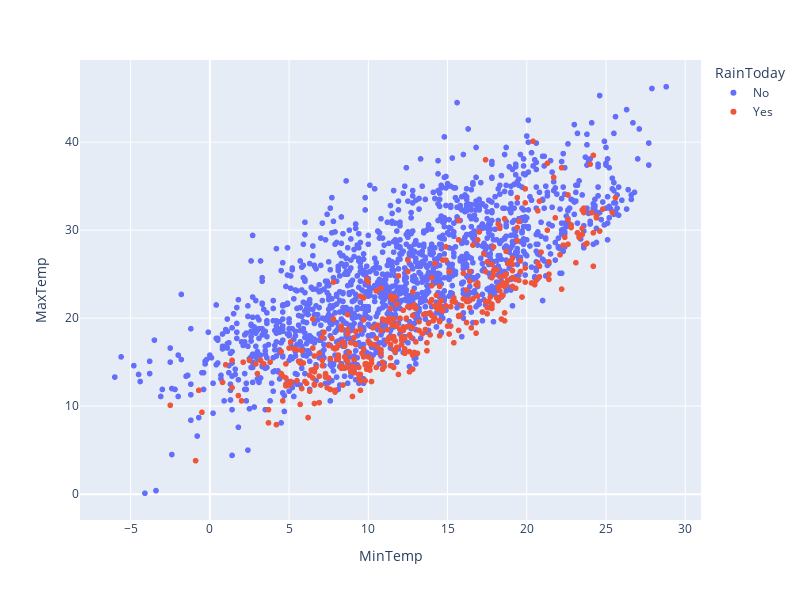

Notebook code cell kept with this figure:
### Code cell
px.scatter(raw_df.sample(2000),x='MinTemp',y='MaxTemp',color='RainToday',width=800,height=600)
# raw_df[['MinTemp','MaxTemp','RainToday']].corr()

### Figure 1 — Plotly figure (JSON) as saved in the notebook; plotly's stock layout.template omitted (floating-point values rounded to 4 significant figures; data arrays with more than 128 entries replaced by an {"elided": "..."} marker saying what was removed)
{"data": [{"hovertemplate": "RainToday=No<br>MinTemp=%{x}<br>MaxTemp=%{y}<extra></extra>", "legendgroup": "No", "marker": {"color": "#636efa", "symbol": "circle"}, "mode": "markers", "name": "No", "showlegend": true, "type": "scattergl", "x": {"elided": "1583 float values"}, "xaxis": "x", "y": {"elided": "1583 float values"}, "yaxis": "y"}, {"hovertemplate": "RainToday=Yes<br>MinTemp=%{x}<br>MaxTemp=%{y}<extra></extra>", "legendgroup": "Yes", "marker": {"color": "#EF553B", "symbol": "circle"}, "mode": "markers", "name": "Yes", "showlegend": true, "type": "scattergl", "x": {"elided": "417 float values"}, "xaxis": "x", "y": {"elided": "417 float values"}, "yaxis": "y"}], "layout": {"height": 600, "legend": {"title": {"text": "RainToday"}, "tracegroupgap": 0}, "margin": {"t": 60}, "width": 800, "xaxis": {"anchor": "y", "domain": [0, 1], "title": {"text": "MinTemp"}}, "yaxis": {"anchor": "x", "domain": [0, 1], "title": {"text": "MaxTemp"}}}}
